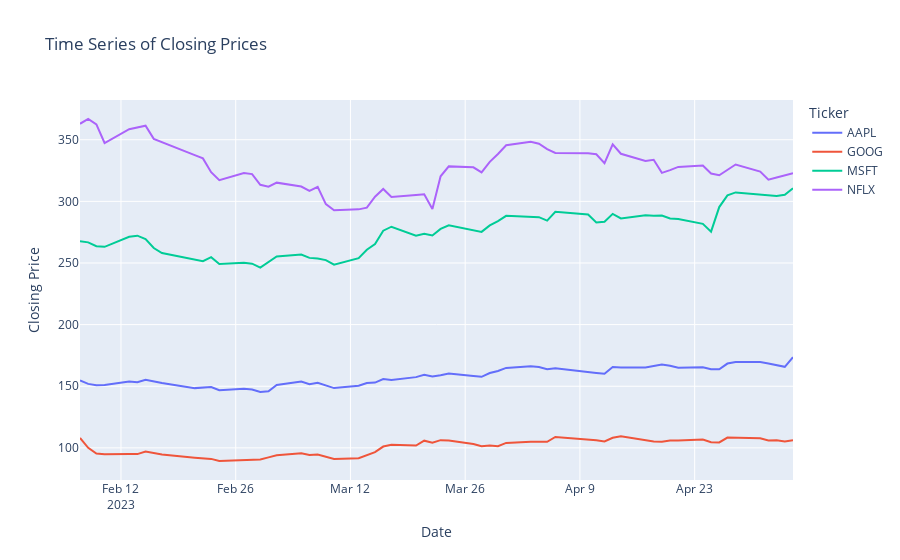

Notebook cell for this chart:
### Code cell
# Update layout
fig.update_layout(
    title_text='Time Series of Closing Prices',
    xaxis_title='Date',
    yaxis_title='Closing Price',
    legend_title='Ticker',
    showlegend=True
)
# Show the plot
fig.show()
